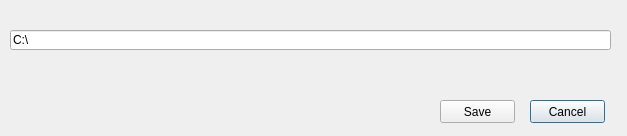
<?xml version="1.0" encoding="UTF-8"?>
<ui version="4.0">
 <class>way</class>
 <widget class="QDialog" name="way">
  <property name="geometry">
   <rect>
    <x>0</x>
    <y>0</y>
    <width>627</width>
    <height>136</height>
   </rect>
  </property>
  <property name="windowTitle">
   <string>Dialog</string>
  </property>
  <widget class="QLineEdit" name="lineEdit">
   <property name="geometry">
    <rect>
     <x>10</x>
     <y>30</y>
     <width>601</width>
     <height>20</height>
    </rect>
   </property>
   <property name="text">
    <string>C:\</string>
   </property>
  </widget>
  <widget class="QPushButton" name="cancelButton">
   <property name="geometry">
    <rect>
     <x>530</x>
     <y>100</y>
     <width>75</width>
     <height>23</height>
    </rect>
   </property>
   <property name="text">
    <string>Cancel</string>
   </property>
  </widget>
  <widget class="QPushButton" name="saveButton">
   <property name="geometry">
    <rect>
     <x>440</x>
     <y>100</y>
     <width>75</width>
     <height>23</height>
    </rect>
   </property>
   <property name="text">
    <string>Save</string>
   </property>
  </widget>
 </widget>
 <resources/>
 <connections/>
</ui>
